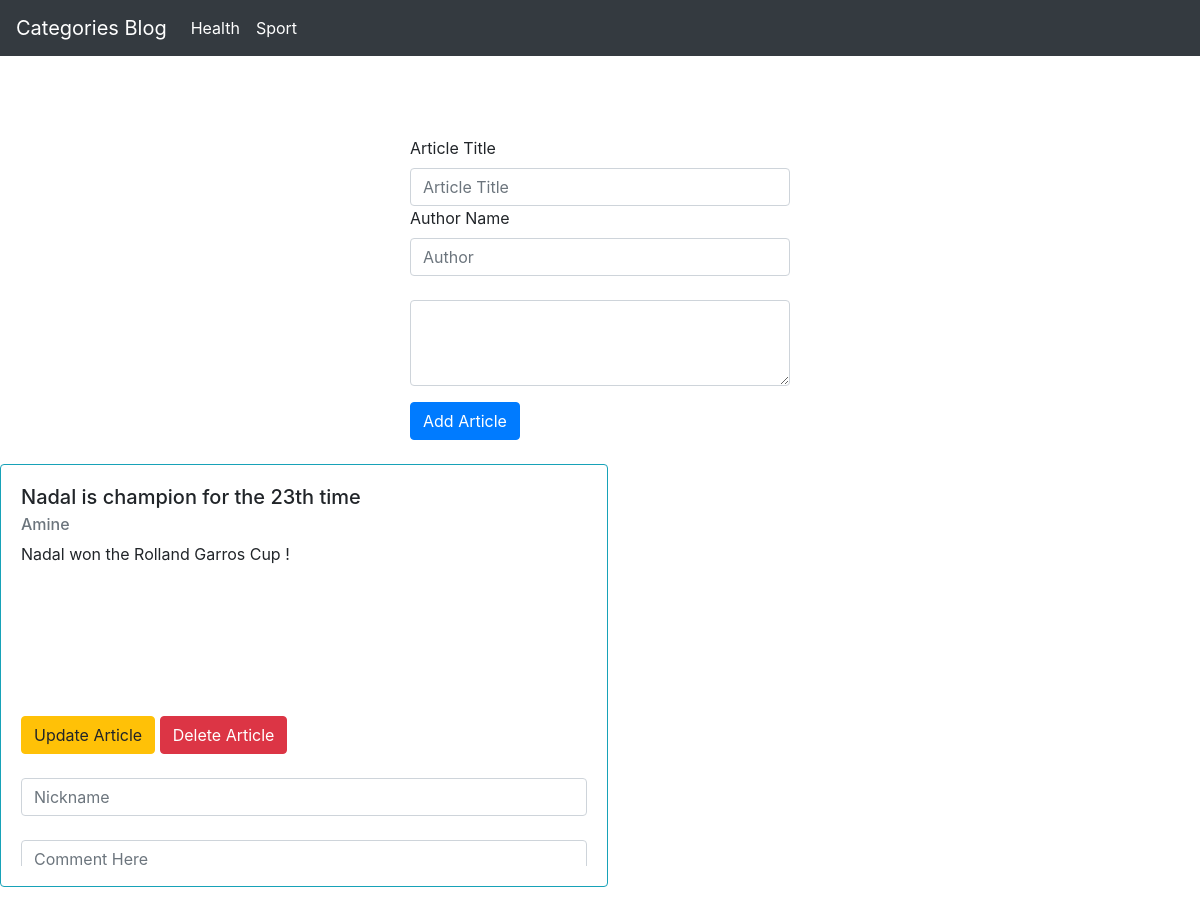
Page /show_articles.php?category_i=15 on the committed database.
### tables this page shows
CREATE TABLE `category` (
  `id` int(11) NOT NULL,
  `name` varchar(255) NOT NULL
);

CREATE TABLE `article` (
  `id` int(11) NOT NULL,
  `title` varchar(255) NOT NULL,
  `article_text` text NOT NULL,
  `author` varchar(255) NOT NULL,
  `category_id` int(11) NOT NULL
);

### CategoryManager.php (called while the page is built, shortened)
<?php
class CategoryManager extends Category
{
    public static function findAllCategories()
    {
        $select_statement = 'SELECT * FROM category';
        $database = new DataBase();
        $connection = $database->connection();
        $select_query = $connection->prepare($select_statement);
        $select_query->execute();
        return $select_query->fetchAll(PDO::FETCH_OBJ);
    }
}
?>

### update/update_article.php (called while the page is built, shortened)
<?php
require_once 'ArticleManager.php';
$art_title="";
$auth_name = "";
$active_article_update_btn = false;
?>

### ArticleManager.php (called while the page is built, shortened)
<?php
class ArticleManager extends Article
{
	public static function findArticleByCatId(int $catId)
    {
		$search_statement = 'SELECT * FROM article WHERE category_id = :c_id';
		$database = new DataBase();
		$connection = $database->connection();
		$search_query = $connection->prepare($search_statement);
		$search_query->execute(['c_id' => $catId]);
		return $search_query->fetchAll(PDO::FETCH_OBJ);
	}
}
?>

### update/update_comment.php (called while the page is built, shortened)
<?php
$nickname = "";
?>

### show_articles.php (the view, shortened to what this page needs)
<?php
    require 'update/update_comment.php';
    require 'update/update_article.php';
    require_once 'ArticleManager.php';
    if(isset($_GET['category_i']))
    {
        $articles = ArticleManager::findArticleByCatId($_GET['category_i']);
    }
?>
<!DOCTYPE html>
<html lang="en">
    <head>
        <link href="css/bootstrap.min.css" rel="stylesheet"/>
    </head>
    <body>
        <nav class="navbar navbar-expand-lg navbar-dark bg-dark">
            <a class="navbar-brand" href="index.php">Categories Blog</a>
            <div class="collapse navbar-collapse" id="navbarText">
                <ul class="navbar-nav mr-auto">
                <?php
                    require_once 'CategoryManager.php';
                    $categories = CategoryManager::findAllCategories();
                    foreach ($categories as $category)
                {?>
                    <li class="nav-item active">
                        <a class="nav-link" href="show_articles.php?category_i=<?= $category->id ?>"><?= $category->name; ?></a>
                    </li>
                <?php
                }
                ?>
                </ul>
            </div>
        </nav>
        <div class="row justify-content-md-center" style="margin-top: 5em;">
            <div class="col-4">
            <form action="" method="POST">
                <div class="form-group">
                <label for="exampleFormControlTextarea1">Article Title</label>
                <input class="form-control" type="text" placeholder="Article Title"
                    name="submit_article_title" value="<?=$art_title?>">
                    <label for="exampleFormControlTextarea1">Author Name</label>
                    <input class="form-control" type="text" placeholder="Author"
                    name="submit_article_author" value="<?=$auth_name?>">
                    <div class="form-group">
                        <textarea class="form-control" id="exampleFormControlTextarea1" rows="3"
                        name="submit_article_text"><?=$art_text?></textarea>
                    </div>
                </div>
                <?php
                    if(!$active_article_update_btn)
                        {
                ?>
                            <button type="submit" class="btn btn-primary" name="add_article">Add Article</button>
                <?php
                        }
                    else
                        {
                ?>
                            <button type="submit" class="btn btn-warning" name="submit_article_update">Update Article</button>
                <?php
                        }
                        ?>
            </form>
            </div>
        </div>
        <div class="row row-cols-1 row-cols-md-3">
        <div class="card-group">
        <?php
            foreach ($articles as $article)
            {
        ?>
        <div class="mt-4 col">
            <div class="card border-info mb-3" style="width: 38rem">
                <div class="card-body">
                    <h5 class="card-title"><?= $article->title; ?></h5>
                    <h6 class="card-subtitle mb-2 text-muted"><?= $article->author; ?></h6>
                    <div style="height:150px; overflow-y : auto;">
                        <p class="card-text"><?= $article->article_text;?></p>
                    </div>
                    <div style="height:150px; overflow-y : auto;" class="mt-4">
                    <form action="" method="POST">
                    <button type="submit" class="btn btn-warning" name="update_article">Update Article</button>
                    <button type="submit" class="btn btn-danger" name="delete_article">Delete Article</button>
                    <div class="form-group">
                            <input class="form-control" type="text" placeholder="Nickname" name="submit_nickname"
                            value="<?=$nickname?>">
                        <div class="mt-4 form-group">
                            <textarea class="form-control" id="exampleFormControlTextarea1" rows="3"
                        name="submit_comment" placeholder="Comment Here"><?=$the_comment?></textarea>
                        </div>
                    </div>
                    </form>
                    </div>
                </div>
            </div>
        </div>
        <?php
            }
        ?>
        </div>
        </div>
    </body>
</html>

### rows in the picture
category: name "Health"
category: name "Sport"
article: title "Nadal is champion for the 23th time", author "Amine", article_text "Nadal won the Rolland Garros Cup !"
